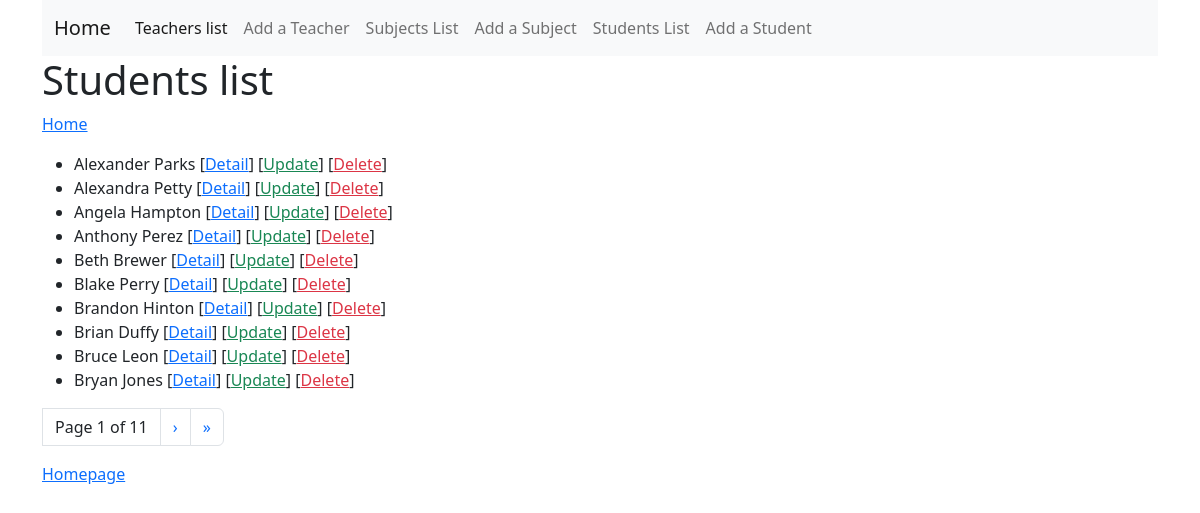
/first_app/student_list/, run on an earlier commit of the app's database.
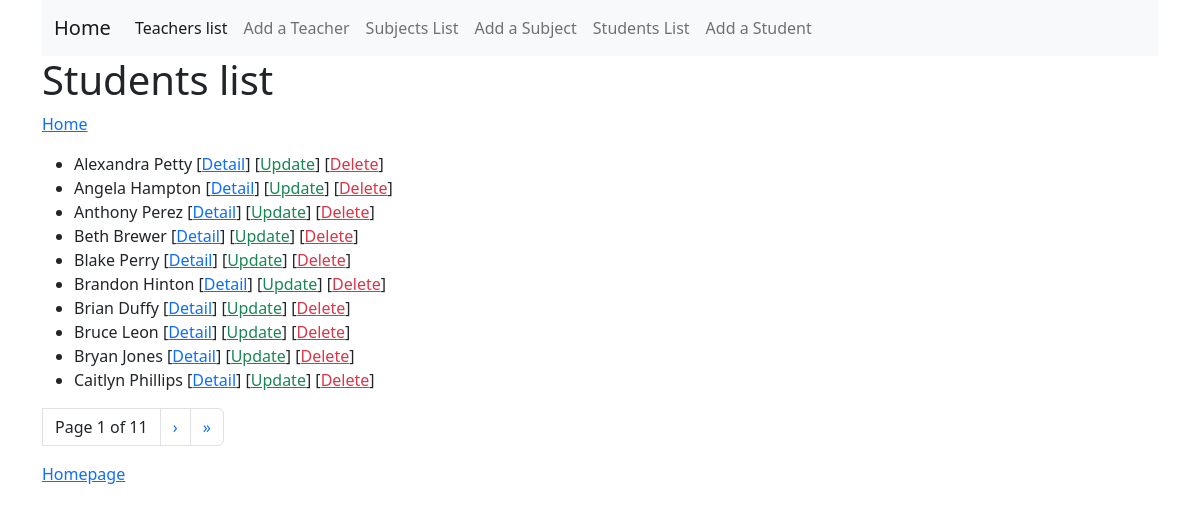
And on a later commit of the database.
### first_app/models.py (models this page shows)
class Student(models.Model):
    name = models.CharField(max_length=100)
    birth_date = models.DateField(null=True, blank=True)  # null: missing; blank: empty
    weight = models.IntegerField()

### first_app/views.py (the view)
# urls.py: path('student_list/', views.StudentListView.as_view(), name='student_list'),
class StudentListView(ListView):
    model = Student # Connected to Models Student
    queryset = Student.objects.order_by('name')  # Result ordered by name
    context_object_name = 'students'  # default object_list now students
    paginate_by = 10

### first_app/templates/first_app/student_list.html (shortened to what this page needs)
{% extends 'base.html' %}
{% block content %}
	<h1>Students list</h1>
    <p><a href="{% url 'first_app:home' %}">Home</a></p>
    <ul>
        {% for student in students %}
            <li>
                {{ student.name }}
                [<a href="/first_app/student_detail/{{ student.id }}">Detail</a>]
                [<a href="/first_app/student_update/{{ student.id }}" class="text-success">Update</a>]
                [<a href="/first_app/student_delete/{{ student.id }}" class="text-danger">Delete</a>]
            </li>
        {% endfor %}
    </ul>
    <ul class="pagination">
        <li class="page-link text-dark">Page {{ page_obj.number }} of {{ page_obj.paginator.num_pages }}</li>
        {% if page_obj.has_next %}
            <li class="page-item"><a class="page-link" href="?page={{ page_obj.next_page_number }}">&rsaquo;</a></li>
            <li class="page-item"><a class="page-link" href="?page={{ page_obj.paginator.num_pages }}">&raquo;</a></li>
        {% endif %}
    </ul>
    <a href="{% url 'first_app:home' %}">Homepage</a>
{% endblock %}

What changed in the data, as far as the page shows it:
removed Student: name "Alexander Parks"
now on this page (row unchanged): Student: name "Caitlyn Phillips"
